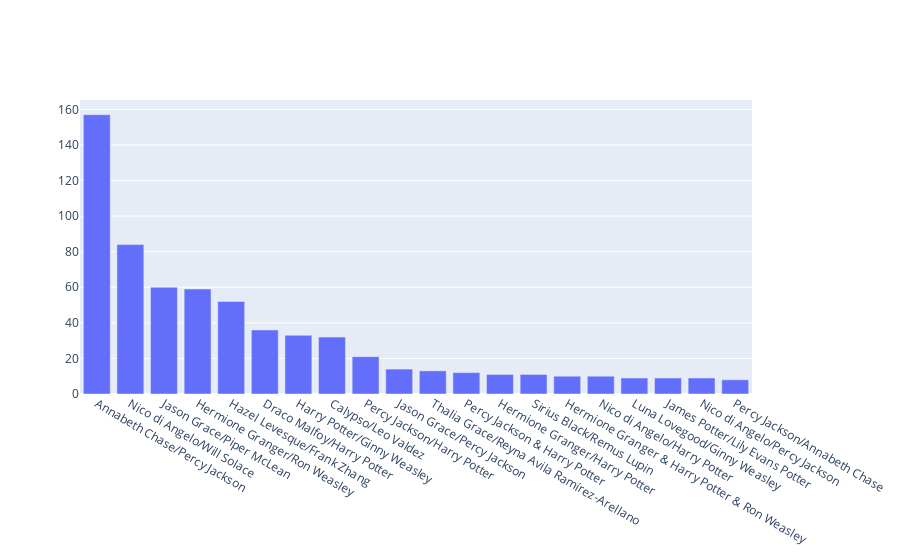

Here is the notebook cell this chart was saved with:
### Markdown cell above
### Versuch Duplikate mit fuzzywuzzy zu erkennen (verworfen)

### Code cell
from fuzzywuzzy import fuzz
from fuzzywuzzy import process
import re

ns_co_tags = get_frequency("Relationships", "CO", "x")

condensed = {}

for item in ns_co_tags:
    if condensed != {}:
        for x in condensed:
                y = re.split(r'\s*[\/\&]\s*', x)
                y = "%".join(y)
                z = re.split(r'\s*[\/\&]\s*', item)
                z =  "%".join(z)
                if int(fuzz.ratio(z, y)) > 90 or int(fuzz.token_sort_ratio(z, y)) > 90 or int(fuzz.token_sort_ratio(y, z)) > 90:
                    new = 0
                    add = x
                else:
                    new = 1
    else:
        new = 1
    if new == 0:
        condensed[add] += ns_co_tags[item]
    else:
        condensed[item] = ns_co_tags[item]
                
print("ready")          

test = sorted(condensed.items(), key=lambda x: x[1], reverse=True)

testx = freq_graph(test, 20)
testx

### Figure 1 — Plotly figure (JSON) as saved in the notebook; plotly's stock layout.template omitted (floating-point values rounded to 4 significant figures)
{"data": [{"type": "bar", "x": ["Annabeth Chase/Percy Jackson", "Nico di Angelo/Will Solace", "Jason Grace/Piper McLean", "Hermione Granger/Ron Weasley", "Hazel Levesque/Frank Zhang", "Draco Malfoy/Harry Potter", "Harry Potter/Ginny Weasley", "Calypso/Leo Valdez", "Percy Jackson/Harry Potter", "Jason Grace/Percy Jackson", "Thalia Grace/Reyna Avila Ramírez-Arellano", "Percy Jackson & Harry Potter", "Hermione Granger/Harry Potter", "Sirius Black/Remus Lupin", "Hermione Granger & Harry Potter & Ron Weasley", "Nico di Angelo/Harry Potter", "Luna Lovegood/Ginny Weasley", "James Potter/Lily Evans Potter", "Nico di Angelo/Percy Jackson", "Percy Jackson/Annabeth Chase"], "y": [157, 84, 60, 59, 52, 36, 33, 32, 21, 14, 13, 12, 11, 11, 10, 10, 9, 9, 9, 8]}], "layout": {}}
